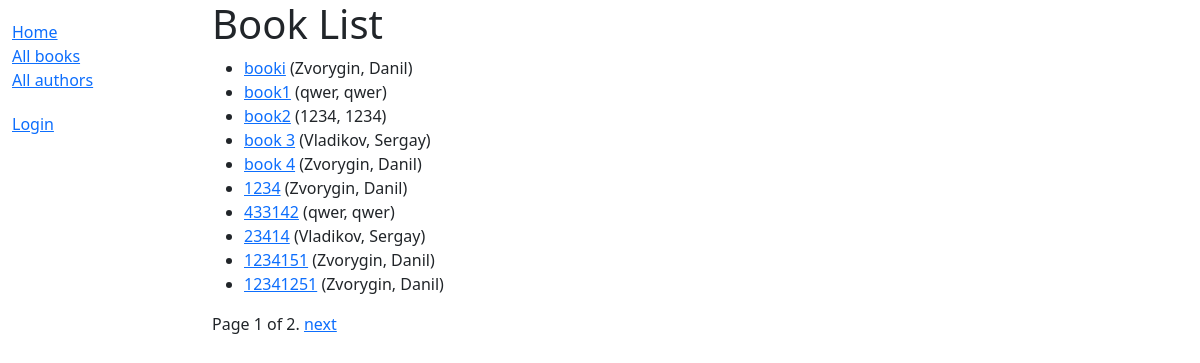
/catalog/books/, run on the app's committed database.
### catalog/models.py (models this page shows, shortened)
class Book(models.Model):
    title = models.CharField(max_length=200)
    author = models.ForeignKey('Author', on_delete=models.SET_NULL, null=True)
    summary = models.TextField(max_length=1000, help_text="Enter a brief description of the book")
    isbn = models.CharField('ISBN',max_length=13, help_text='13 Character <a href="https://www.isbn-international.org/content/what-isbn">ISBN number</a>')
    genre = models.ManyToManyField(Genre, help_text="Select a genre for this book")
    def get_absolute_url(self):
        return reverse('book-detail', args=[str(self.id)])
    def display_genre(self):
        return ', '.join([ genre.name for genre in self.genre.all()[:3] ])
    display_genre.short_description = 'Genre'

class Author(models.Model):
    first_name = models.CharField(max_length=100)
    last_name = models.CharField(max_length=100)
    date_of_birth = models.DateField(null=True, blank=True)
    date_of_death = models.DateField('Died', null=True, blank=True)
    def __str__(self):
        return '%s, %s' % (self.last_name, self.first_name)

### catalog/views.py (the view)
class BookListView(generic.ListView):
    model = Book
    paginate_by = 10

### catalog/templates/catalog/book_list.html
{% extends "base_generic.html" %}
{% block content %}
    <h1>Book List</h1>
    {% if book_list %}
    <ul>
      {% for book in book_list %}
      <li>
        <a href="{{ book.get_absolute_url }}">{{ book.title }}</a> ({{book.author}})
      </li>
      {% endfor %}
    </ul>
    {% else %}
      <p>There are no books in the library.</p>
    {% endif %}
{% endblock %}

### data on the page
Book: title "booki", author "Zvorygin, Danil"
Book: title "book1", author "qwer, qwer"
Book: title "book2", author "1234, 1234"
Book: title "book 3", author "Vladikov, Sergay"
Book: title "book 4", author "Zvorygin, Danil"
Book: title "1234", author "Zvorygin, Danil"
Book: title "433142", author "qwer, qwer"
Book: title "23414", author "Vladikov, Sergay"
Book: title "1234151", author "Zvorygin, Danil"
Book: title "12341251", author "Zvorygin, Danil"

### other printed values
{{ page_obj.number }} "1"
{{ page_obj.paginator.num_pages }} "2"
